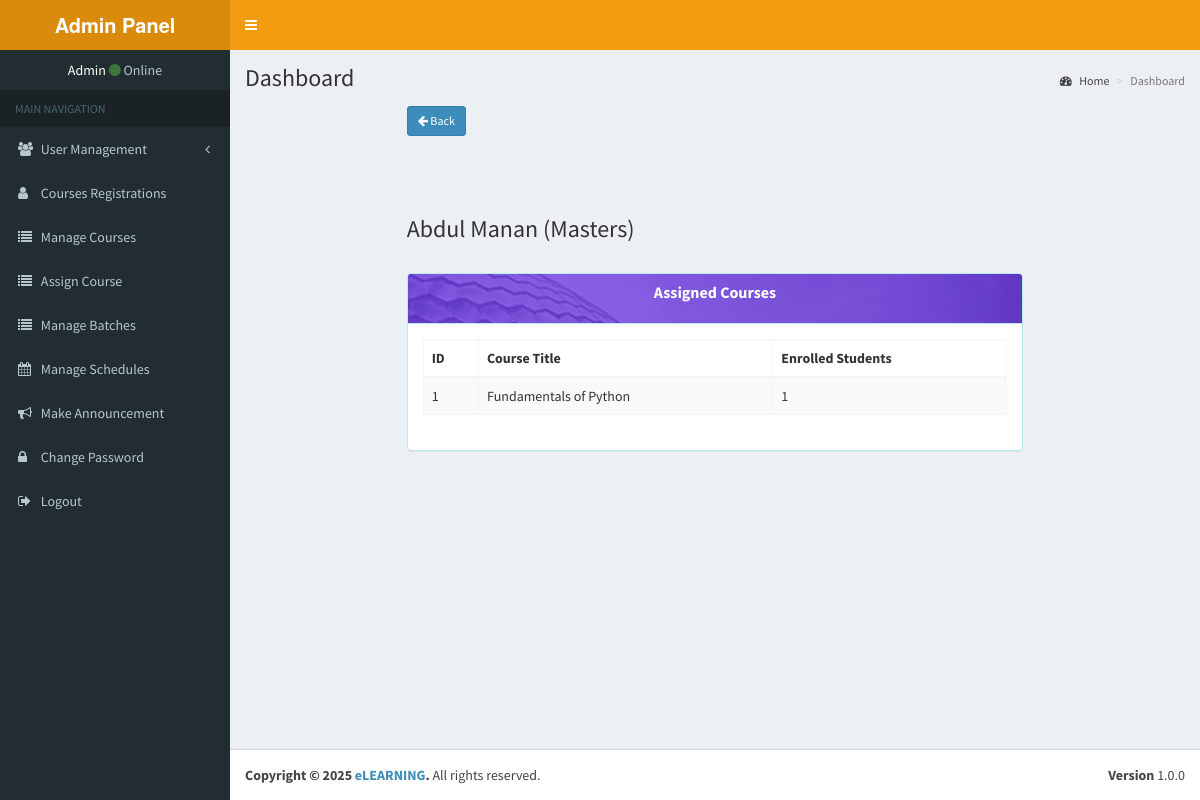
Page /admins/index.php?page=teacher_report&T_ID=1 (signed in) on the committed database.
### tables this page shows
CREATE TABLE `teachers` (
  `ID` int(11) NOT NULL,
  `name` varchar(100) NOT NULL,
  `email` varchar(100) NOT NULL,
  `address` varchar(100) NOT NULL,
  `cellNo` varchar(100) NOT NULL,
  `qual` varchar(100) NOT NULL,
  `password` varchar(100) NOT NULL,
  `image` varchar(100) NOT NULL
);

CREATE TABLE `courses` (
  `ID` int(11) NOT NULL,
  `title` varchar(255) NOT NULL,
  `description` text NOT NULL,
  `content` text NOT NULL,
  `image` varchar(100) NOT NULL,
  `fee` int(11) NOT NULL,
  `duration` varchar(100) NOT NULL,
  `level` varchar(50) NOT NULL,
  `mode` varchar(50) NOT NULL,
  `is_assigned` int(11) NOT NULL DEFAULT 0,
  `certification` text DEFAULT NULL,
  `brochure` varchar(255) NOT NULL
);

### src/admins/teacher_report.php (the view)
<?php $T_ID = $_GET['T_ID'];
$teacher = mysqli_fetch_array(mysqli_query($con, "SELECT * FROM teachers WHERE ID = '$T_ID'")); ?>
<div class="row">
	<div class="col-sm-offset-2 col-sm-8">
		<a href="index.php?page=manage_teachers" class="btn btn-primary txtBlack btn-sm">
			<i class="fa fa-arrow-left"></i> Back</a><br><br><br><br>
		<h3><?=$teacher['name']?> (<?=$teacher['qual']?>)</h3><br>
		<div class="panel panel-info">
			<div class="panel-heading">
				<h3 class="panel-title text-center"><b>Assigned Courses</b></h3>
			</div>
			<div class="panel-body">
				<table class="table table-striped table-bordered">
					<thead>
						<th>ID</th>
						<th>Course Title</th>
						<th>Enrolled Students</th>
					</thead>
					<tbody>
						<?php
						$i = 1;
						     $qry = mysqli_query($con, "SELECT * FROM courses AS C JOIN course_teacher AS CT ON C.ID = CT.C_ID WHERE CT.T_ID = '$T_ID'");
						     while ($row = mysqli_fetch_array($qry)) {
						     	$CID = $row['0'];
						     	$count = mysqli_num_rows(mysqli_query($con, "SELECT * FROM course_enroll WHERE C_ID = '$CID'"));
						     	echo "<tr>
						     	          <td>$i</td>
						     	          <td>$row[title]</td>
						     	          <td>$count</td>
						     	    </tr>";
						     	$i++;
						     }
						 ?>
					</tbody>
				</table>
			</div>
		</div>
	</div>
</div>

### src/assets/css/style.css (style rules this page uses)
.panel-heading { height: 50px; line-height: 25px; background: url('../icons/bg-6.jpg'); background-repeat: no-repeat; background-size: cover; color: #fff !important; font-weight: bold; }

### rows in the picture
teachers: name "Abdul Manan", qual "Masters"
courses: title "Fundamentals of Python", count "1"
